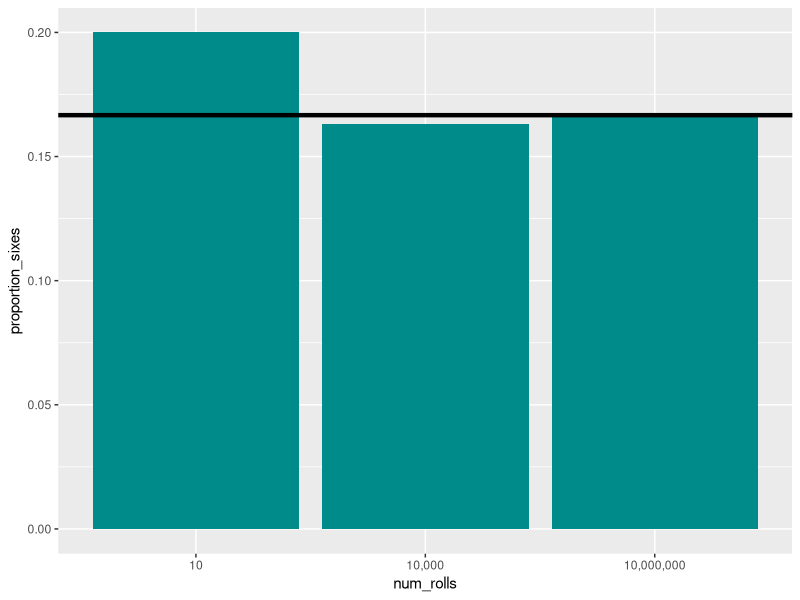
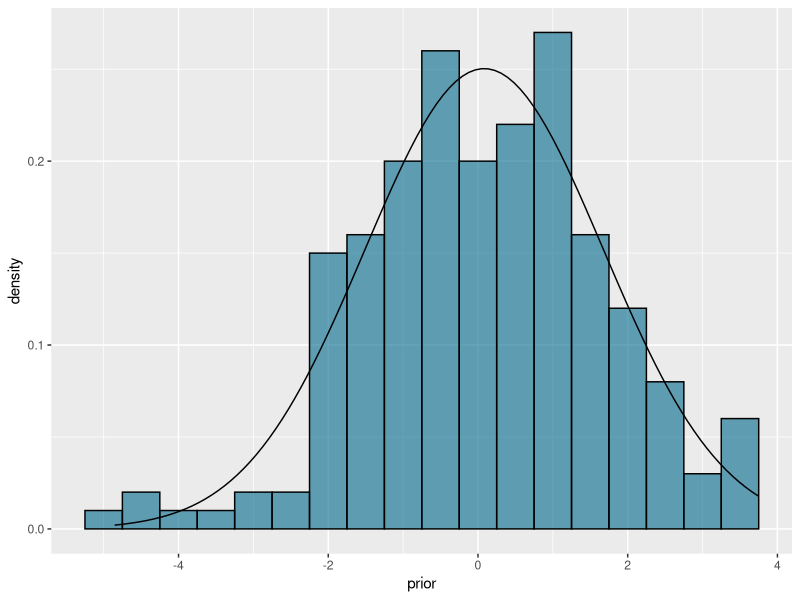
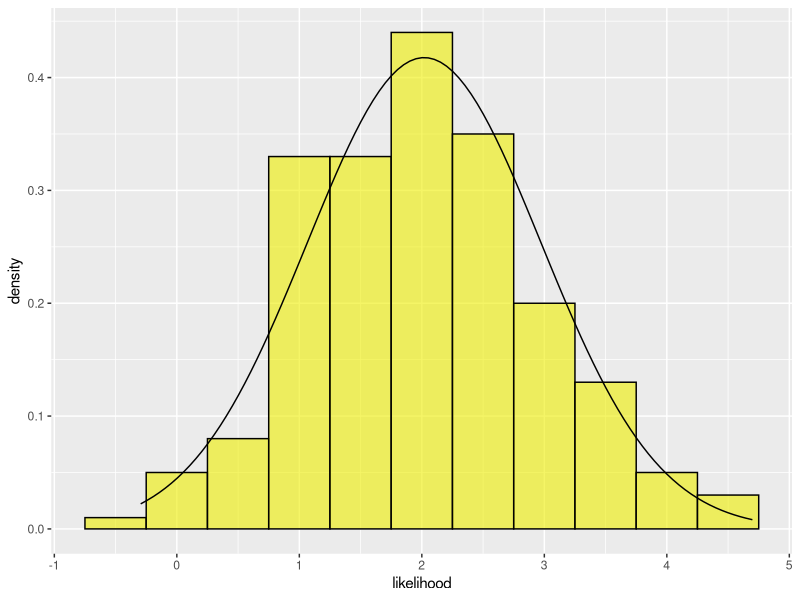
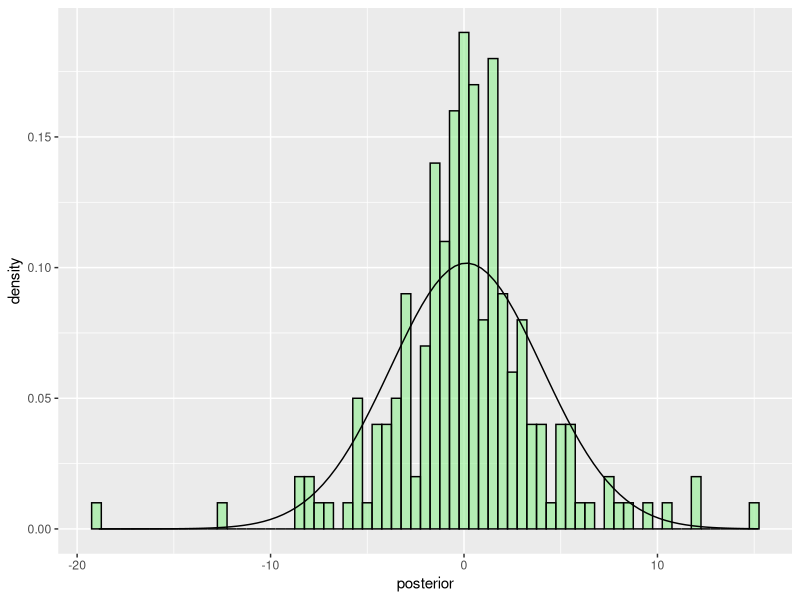
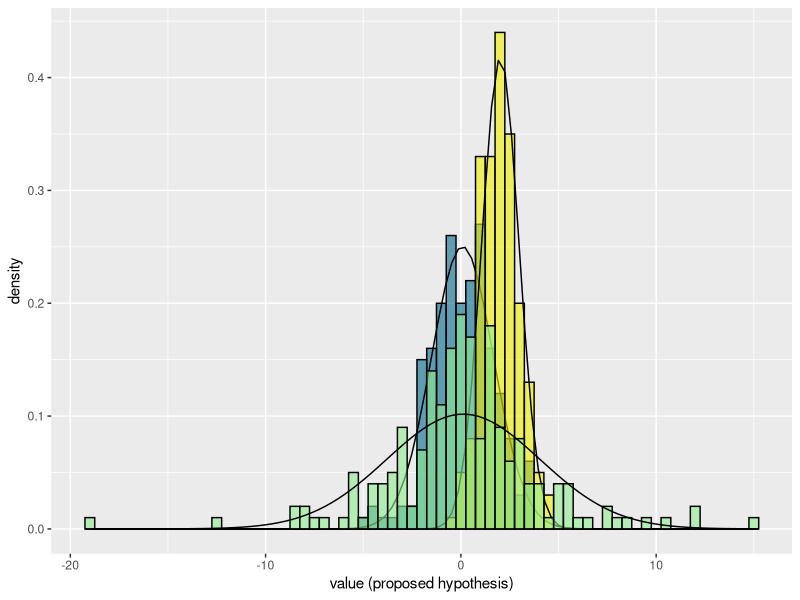

Source code (R) for these figures, in order:
## ---- chunk 1
knitr::opts_chunk$set(echo = TRUE)
## ---- chunk 2
set.seed(4)
library(tidyverse)  # for plotting with ggplot2
## ---- chunk 3
six_sided_die <- c(1:6)

roll_a <- sample(six_sided_die, size = 10, replace = TRUE, prob = NULL)
prop_a <- sum(roll_a == 6) / 10
print(prop_a)
## ---- chunk 4
roll_b <- sample(six_sided_die, size = 10000, replace = TRUE, prob = NULL)
prop_b <- sum(roll_b == 6) / 10000
print(prop_b)

roll_c <- sample(six_sided_die, size = 10000000, replace = TRUE, prob = NULL)
prop_c <- sum(roll_c == 6) / 10000000
print(prop_c)

die_rolls <- data.frame(matrix(data = NA, nrow = 3, ncol = 2))
colnames(die_rolls) <- c("num_rolls", "proportion_sixes")
die_rolls$num_rolls <- c("10", "10,000", "10,000,000")
die_rolls$proportion_sixes <- c(prop_a, prop_b, prop_c)

die_rolls %>% ggplot(aes(x=num_rolls, y=proportion_sixes)) +
  geom_bar(stat = "identity", fill="cyan4") +
  geom_hline(yintercept = (1/6), linewidth=1.5)
## ---- chunk 5
dist <- data.frame(prior = rnorm(n = 200, mean = 0, sd = 1.5))
dist %>% ggplot() + 
  geom_histogram(mapping = aes(x = prior, y = after_stat(density)),
                 fill = "deepskyblue4", alpha = 0.6, color = "black", binwidth = 0.5) +
  stat_function(fun = dnorm, args = list(mean = mean(dist$prior), sd = sd(dist$prior)))
## ---- chunk 6
dist$likelihood <- rnorm(n = 200, mean = 2, sd = 1)
dist %>% ggplot() +
  geom_histogram(mapping = aes(x = likelihood, y = after_stat(density)),
                 fill = "yellow2", alpha = 0.6, color = "black", binwidth = 0.5) +
  stat_function(fun = dnorm, args = list(mean = mean(dist$likelihood), sd = sd(dist$likelihood)))
## ---- chunk 7
dist$posterior <- dist$likelihood * dist$prior
dist %>% ggplot() +
  geom_histogram(mapping = aes(x = posterior, y = after_stat(density)),
                 fill = "lightgreen", alpha = 0.6, color = "black", binwidth = 0.5) +
  stat_function(fun = dnorm, args = list(mean = mean(dist$posterior), sd = sd(dist$posterior)))
## ---- chunk 8
dist %>% ggplot() + 
  geom_histogram(mapping = aes(x = prior, y = after_stat(density)),
                 fill = "deepskyblue4", alpha = 0.6, color = "black", binwidth = 0.5) +
  stat_function(fun = dnorm, args = list(mean = mean(dist$prior), sd = sd(dist$prior))) +
  geom_histogram(mapping = aes(x = likelihood, y = after_stat(density)),
                 fill = "yellow2", alpha = 0.6, color = "black", binwidth = 0.5) +
  stat_function(fun = dnorm, args = list(mean = mean(dist$likelihood), sd = sd(dist$likelihood))) +
  geom_histogram(mapping = aes(x = posterior, y = after_stat(density)),
                 fill = "lightgreen", alpha = 0.6, color = "black", binwidth = 0.5) +
  stat_function(fun = dnorm, args = list(mean = mean(dist$posterior), sd = sd(dist$posterior))) +
  xlab("value (proposed hypothesis)")
